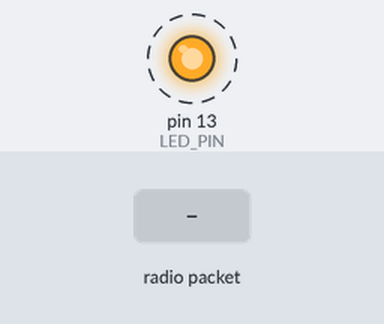
Bench run of a sketch on a simulated Arduino Mega 2560, built with avr-gcc and run on an emulated ATmega2560. Shown: output pins drawn as LEDs (lit = HIGH). Dashed ring = blinking. Inputs (shaded band) come from the test bench. No radio packets arrive unless stated; pins used as bus, display or sensor lines are not drawn; what the sketch prints to the serial monitor is not drawn.

Above: at 1.2 s.
1.3 s: radio packet "1" arrives
Timing chart, 0 to 9.5 s (numbered marks = the images above; inputs shaded):
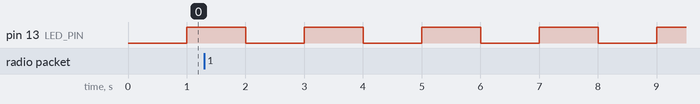

The sketch:

UART_Testing_TX.ino
```cpp
#include <SPI.h>
#include <RH_RF95.h>

// Feather M0 RFM95 pins
#define RFM95_CS   8
#define RFM95_RST  4
#define RFM95_INT  3
#define RF95_FREQ  915.0

#define DDS_BAUD   115200
#define APPEND_NEWLINE 1
#define LED_PIN 13

RH_RF95 rf95(RFM95_CS, RFM95_INT);

bool lora_ok = false;

void setup() {
  pinMode(LED_PIN, OUTPUT);
  digitalWrite(LED_PIN, LOW);

  Serial.begin(115200);
  unsigned long t0 = millis();
  while (!Serial && (millis() - t0) < 5000) { /* wait up to 5s */ }
  Serial.println("\n[Boot] Avionics LoRa RX → Serial1 forwarder starting...");

  // DDS UART (pins 0/1)
  Serial1.begin(DDS_BAUD);
  Serial.print("[Boot] Serial1 (DDS) @ "); Serial.println(DDS_BAUD);

  // Reset LoRa
  pinMode(RFM95_RST, OUTPUT);
  digitalWrite(RFM95_RST, HIGH); delay(10);
  digitalWrite(RFM95_RST, LOW);  delay(10);
  digitalWrite(RFM95_RST, HIGH); delay(10);

  if (!rf95.init()) {
    Serial.println("[ERROR] LoRa init FAILED");
  } else if (!rf95.setFrequency(RF95_FREQ)) {
    Serial.println("[ERROR] LoRa setFrequency FAILED");
  } else {
    rf95.setModemConfig(RH_RF95::Bw500Cr45Sf128); // BW=500 kHz, CR=4/5, SF7
    rf95.setTxPower(13, false);
    lora_ok = true;
    Serial.print("[OK] LoRa listening @ "); Serial.println(RF95_FREQ, 1);
  }

  Serial.println("[Boot] Ready. Waiting for packets...");
}

void loop() {
// 1 Hz heartbeat so you always see *something*
static unsigned long lastHb = 0;
static bool ledState = false;
if (millis() - lastHb >= 1000) {
  lastHb = millis();
  ledState = !ledState;
  digitalWrite(LED_PIN, ledState);
  Serial.print("[HB] alive, lora_ok=");
  Serial.println(lora_ok ? "1" : "0");
}


  if (lora_ok && rf95.available()) {
    uint8_t buf[RH_RF95_MAX_MESSAGE_LEN + 1];
    uint8_t len = sizeof(buf) - 1;

    if (rf95.recv(buf, &len)) {
      // Forward to DDS (binary-safe)
      Serial1.write(buf, len);
#if APPEND_NEWLINE
      Serial1.write('\n');
#endif
      // Debug to USB
      Serial.print("[RX] len="); Serial.print(len);
      Serial.print(" RSSI="); Serial.print(rf95.lastRssi(), 1);
      Serial.print(" SNR=");  Serial.println(rf95.lastSNR(), 1);

      buf[len] = 0;
      Serial.println((char*)buf);
    } else {
      Serial.println("[WARN] LoRa recv failed");
    }
  }

  delay(1);
}
```

Measured:
- by itself, pin 13 (LED_PIN): alternates HIGH for 1.0 s and LOW for 1.0 s
